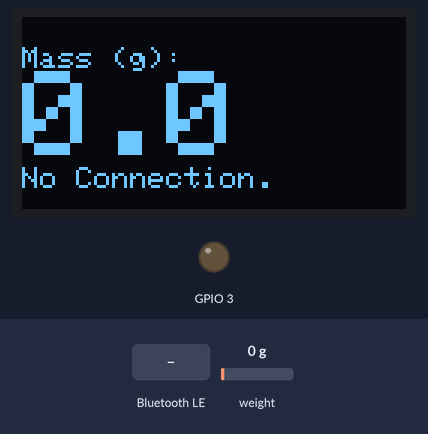
The sketch below on a simulated ESP32-C3. Parts: 128×64 one-colour display, output pins drawn as LEDs (lit = HIGH). The test bench sets the inputs (shaded band); at power-on: weight on the scale 0 g. Nothing arrives over Bluetooth unless stated; a phone connects over Bluetooth LE 3 s after start; what the sketch prints to the serial monitor is not drawn.

Above: at 5.7 s.
5.8 s: weight on the scale set to 100 g
At 8.1 s:
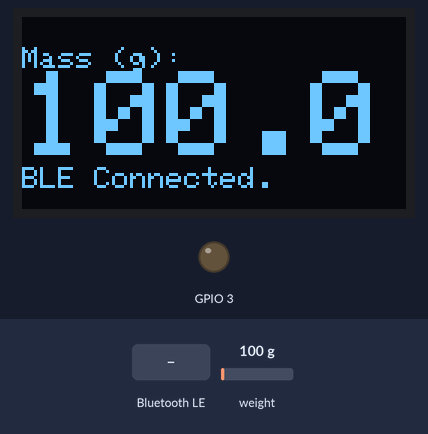
8.8 s: Bluetooth LE write "2" received
At 9.6 s:
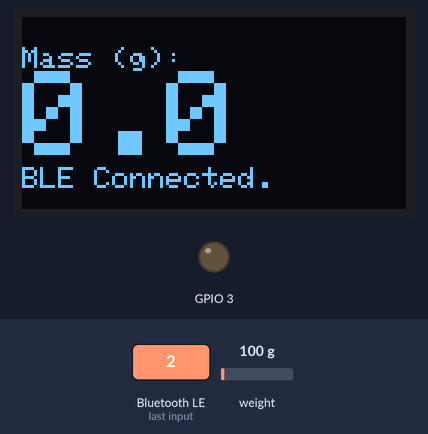
10.3 s: weight on the scale set to 1250 g
At 11.3 s:
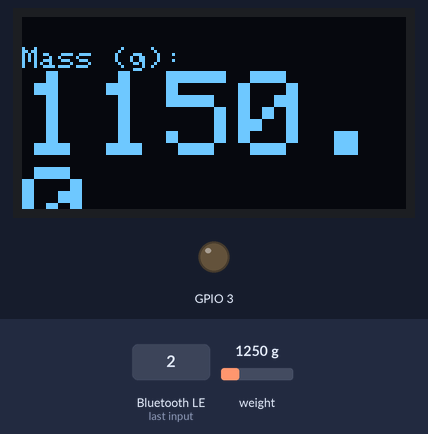
11.8 s: weight on the scale set to 2500 g
At 13.1 s:
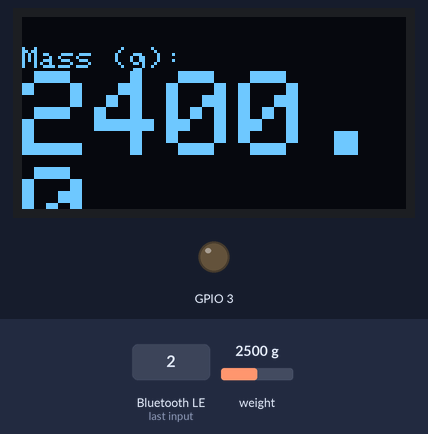
Timing chart, 0 to 14.8 s (numbered marks = the images above; inputs shaded):
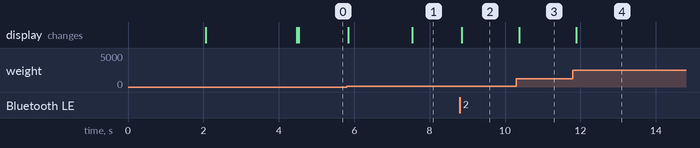

The sketch:

ESP32C3_Scale.ino
```cpp
#include <SPI.h>
#include <Wire.h>
#include <Adafruit_GFX.h>
#include <Adafruit_SSD1306.h>
#include <HX711_ADC.h>
#include <EEPROM.h>
#include <ArduinoBLE.h>

// UUIDs for scale service and mass characteristic
BLEService scaleService("1eb9bb89-186e-4d2a-a204-346da73c061c");
BLEFloatCharacteristic massChar("5977b71a-a58c-40d2-85a4-34071043d9ca",
                                BLERead | BLENotify);  //remote clients can get notifications if this characteristic changes
BLEIntCharacteristic buttonChar("a8f2d9f3-c93a-4479-8208-7287262eacf6",
                                BLERead | BLEWrite | BLENotify);
BLEFloatCharacteristic set1Char("3f26c02b-871c-46a1-98c3-75f3fa7f5fd8",
                                BLERead | BLEWrite | BLENotify);
BLEFloatCharacteristic set2Char("e235088d-b515-4a7a-86a3-1b5ed4d886bb",
                                BLERead | BLEWrite | BLENotify);

//Screen resolution
#define SCREEN_WIDTH 128  // OLED display width, in pixels
#define SCREEN_HEIGHT 64  // OLED display height, in pixels

// Declaration for an SSD1306 display connected to I2C (SDA, SCL pins)
#define OLED_RESET -1  // Reset pin # (or -1 if sharing Arduino reset pin)
Adafruit_SSD1306 display(SCREEN_WIDTH, SCREEN_HEIGHT, &Wire, OLED_RESET);


//pins for HX711:
const int HX711_dout = 10;  //mcu > HX711 dout pin
const int HX711_sck = 8;    //mcu > HX711 sck pin

//external control setup
int motorPin = D1;   //motor control pin
float target = 0.0;  //initial target weight for grinder
float fudge = 1;     //fudge factor for hysteresis: increase if too heavy
bool state = 0;      //state variable, 0 = off, 1 = on

//Trickle Variables
const unsigned long bump = 100;     //trickle time
const unsigned long settle = 2000;  //settling time
unsigned long tt = 0;               //timer for settling
bool isSettle = true;

//HX711 constructor:
HX711_ADC LoadCell(HX711_dout, HX711_sck);

// Var for calibration and t for timer
const int calVal_eepromAdress = 0;
unsigned long t = 0;

//Create variable to send to App for mass
float bleMass = 0.00;  // starting BLE mass value


void setup() {
  Serial.begin(57600);
  pinMode(motorPin, OUTPUT);
  // SSD1306_SWITCHCAPVCC = generate display voltage from 3.3V internally
  if (!display.begin(SSD1306_SWITCHCAPVCC, 0x3C)) {
    Serial.println(F("SSD1306 allocation failed"));
    for (;;)
      ;  // Don't proceed, loop forever
  }
  delay(2000);  // Pause for 2 seconds

  Serial.println();
  Serial.println("Starting...");

  // Clear the buffer
  display.clearDisplay();

  display.setTextSize(1);
  display.setTextColor(WHITE);
  display.setCursor(0, 10);
  // Display static text
  display.println("Starting Scale");
  display.display();

  LoadCell.begin();
  //LoadCell.setReverseOutput(); //uncomment to turn a negative output value to positive
  float calibrationValue;       // calibration value (see example file "Calibration.ino")
  calibrationValue = -2137.60;  // uncomment this if you want to set the calibration value in the sketch
#if defined(ESP8266) || defined(ESP32)
  //EEPROM.begin(512); // uncomment this if you use ESP8266/ESP32 and want to fetch the calibration value from eeprom
#endif
  //EEPROM.get(calVal_eepromAdress, calibrationValue); // uncomment this if you want to fetch the calibration value from eeprom

  unsigned long stabilizingtime = 2000;  // preciscion right after power-up can be improved by adding a few seconds of stabilizing time
  boolean _tare = true;                  //set this to false if you don't want tare to be performed in the next step
  LoadCell.start(stabilizingtime, _tare);
  if (LoadCell.getTareTimeoutFlag()) {
    Serial.println("Timeout, check MCU>HX711 wiring and pin designations");
    display.clearDisplay();
    display.setTextSize(1);
    display.setTextColor(WHITE);
    display.setCursor(0, 10);
    display.println("Timeout, check MCU>HX711 wiring and pin designations");
    display.display();
    while (1)
      ;
  } else {
    LoadCell.setCalFactor(calibrationValue);  // set calibration value (float)
    Serial.println("Startup is complete");
    display.clearDisplay();
    display.setTextSize(1);
    display.setTextColor(WHITE);
    display.setCursor(0, 10);
    display.println("Load Cell Ok");
    display.display();
  }

  // begin BLE initialization
  if (!BLE.begin()) {
    Serial.println("BLE failed to start!");
    display.clearDisplay();
    display.setTextSize(1);
    display.setTextColor(WHITE);
    display.setCursor(0, 10);
    display.println("BLE failed to start!");
    display.display();
    while (1)
      ;
  }

  // Set BLE device name
  BLE.setLocalName("Xiao_Scale");
  BLE.setAdvertisedService(scaleService);      // add the service UUID
  scaleService.addCharacteristic(massChar);    // add the mass characteristic
  scaleService.addCharacteristic(buttonChar);  // add the buttons characteristic
  scaleService.addCharacteristic(set1Char);    // add the first settings characteristic
  scaleService.addCharacteristic(set2Char);    // add the second settings characteristic
  BLE.addService(scaleService);                // Add the service
  massChar.writeValue(bleMass);                // set initial value for  mass

  set1Char.setEventHandler(BLEWritten, set1CharWritten);
  set2Char.setEventHandler(BLEWritten, set2CharWritten);

  /* Start advertising Bluetooth® Low Energy.  It will start continuously transmitting Bluetooth® Low Energy
     advertising packets and will be visible to remote Bluetooth® Low Energy central devices
     until it receives a new connection */

  // start advertising
  BLE.advertise();

  Serial.println("Bluetooth® device active, waiting for connections...");
  display.clearDisplay();
  display.setTextSize(1);
  display.setTextColor(WHITE);
  display.setCursor(0, 10);
  display.println("Bluetooth® device active, waiting for connections...");
  display.display();
}

void loop() {
  // wait for a Bluetooth® Low Energy central
  BLEDevice central = BLE.central();

  static boolean newDataReady = 0;
  const int serialPrintInterval = 15;  // increase value to slow down serial print/BLE activity

  // check for new data/start next conversion:
  if (LoadCell.update()) newDataReady = true;

  // get smoothed value from the dataset:
  float newMass = bleMass;
  if (newDataReady) {
    if (millis() > t + serialPrintInterval) {
      float i = LoadCell.getData();
      newMass = i;
      if (state == 1) {                 // if a setting has been called (setting call updates target to desired mass)
        if (newMass >= target + .04) {        // check if the weight is equal to or larger than goal (with some rounding error)
          digitalWrite(motorPin, LOW);  // if we are already at or over target weight, then turn off the motor
          state = 0;
          Serial.print("Motor Off. ");
          Serial.print("Target = ");
          Serial.print(target);
          Serial.print("  Current = ");
          Serial.println(newMass);

        } else {                             // Otherwise
          if (target > (newMass + fudge)) {  // check to see if we are farther away from the target than our fudge factor
            digitalWrite(motorPin, HIGH);    // if we are far away from target, run the grinder
            Serial.print("Motor Running. ");
            Serial.print("Target = ");
            Serial.print(target);
            Serial.print("  Current = ");
            Serial.println(newMass);
          } else {                            // If we are close to our target (less than fudge factor)
            if (isSettle) {                   // Do we need to let the reading settle? (starts as "true")
              digitalWrite(motorPin, LOW);    // if yes, turn the motor off for our settling time
              if (millis() - tt >= settle) {  // if we've waited long enough
                tt = millis();                // reset the time
                isSettle = false;             // we're done settling
              }
            } else {                         // if we are done waiting to settle
              digitalWrite(motorPin, HIGH);  // turn the motor on
              if (millis() - tt >= bump) {   // but just for our bump time
                tt = millis();               // reset the timer
                isSettle = true;             // then go back to settling so we can check the weight
              }
            }
          }
        }
      }
      // Serial.print("Load_cell output val: ");
      //  Serial.println(i);
      newDataReady = 0;
      t = millis();
      display.clearDisplay();
      display.setTextSize(1);
      display.setTextColor(WHITE);
      display.setCursor(0, 10);
      display.println("Mass (g): ");
      display.setTextSize(4);
      display.println(i, 1);

      if (!central.connected()) {
        display.setTextSize(1);
        display.println("No Connection.");
      };

      if (central.connected()) {
        display.setTextSize(1);
        display.println("BLE Connected.");
        if (newMass != bleMass) {
          bleMass = newMass;
          massChar.writeValue(bleMass);
        }
      }
      display.display();
    }
  }

  // receive command from BT app, send '2' to initiate tare operation.
  if (buttonChar.written()) {
    int32_t k = 0;
    buttonChar.readValue(k);
    Serial.print("Received Button val: ");
    Serial.println(k);
    if (k == 1) {
      state = 0;
      digitalWrite(motorPin, LOW);
      Serial.print("Stopped.");
    }
    if (k == 2) {
      LoadCell.tareNoDelay();
      if (LoadCell.getTareStatus() == true) {
        Serial.println("Tare complete");
      }
    }
  }
}

void set1CharWritten(BLEDevice central, BLECharacteristic characteristic) {
  Serial.print("Setting 1 called.");
  state = 1;
  target = set1Char.value();
}

void set2CharWritten(BLEDevice central, BLECharacteristic characteristic) {
  Serial.print("Setting 2 called.");
  state = 1;
  target = set2Char.value();
}
```

Measured:
- after the input at 5.8 s, the display: first changes at once (image 1 shows a later state)
- after the input at 8.8 s, the display: changes after 0.06 s (image 2)
- after the input at 10.3 s, the display: changes after 0.07 s (image 3)
- after the input at 11.8 s, the display: changes after 0.09 s (image 4)
